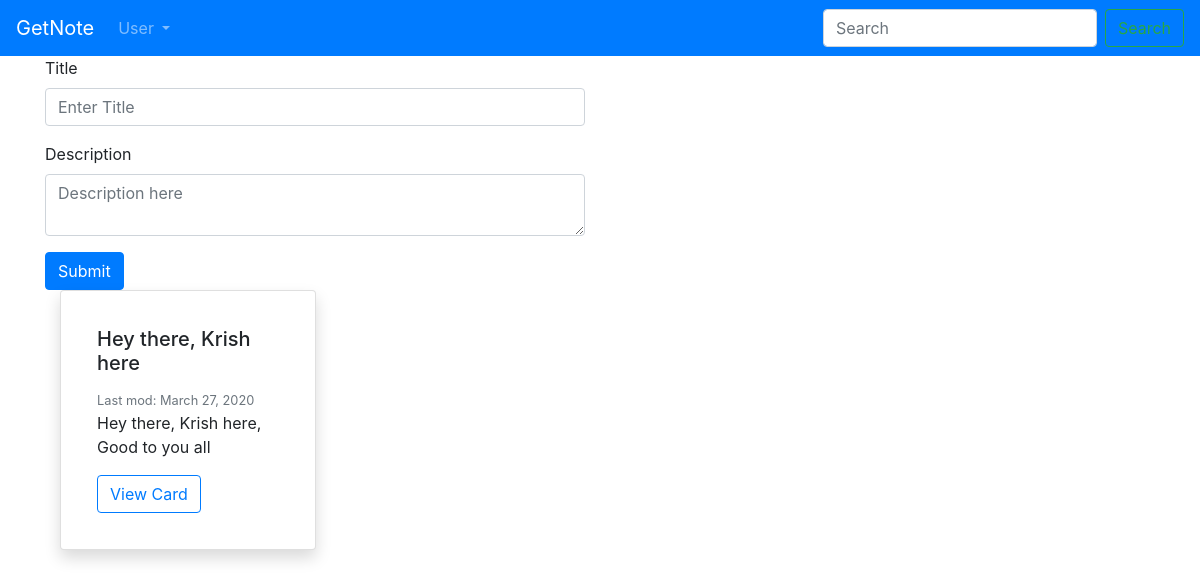
Screenshot of / (signed in) with the database file from the repository.
### note/models.py (models this page shows, shortened)
class Note(models.Model):
    user = models.ForeignKey(settings.AUTH_USER_MODEL,on_delete=models.CASCADE)
    title = models.CharField(max_length=30)
    text = models.TextField(null=True,blank=True)
    created_date = models.DateTimeField(auto_now_add=True)
    last_modified = models.DateTimeField(auto_now=True)
    class Meta:
        ordering= ['-last_modified']

### generic_views.py (the view)
# urls.py: path('',HomePage.as_view() ,name='home_page'),
class HomePage(ListView):
    template_name = "base/home_page.html"
    model = Note
    def get_queryset(self):
        queryset = super(HomePage, self).get_queryset()
        if self.request.user.is_authenticated:
            user = self.request.user
            queryset = Note.objects.filter(user_id=user.id)
        else:
            queryset = Note.objects.none()
        return queryset

### accounts/models.py (called while the page is built)
    @property
    def is_active(self):
        return self.active

### templates/base/home_page.html
{% extends 'base.html' %}
{% block content %}
    {% if user.is_authenticated %}
        {% include 'snippet/note.html' %}
        {% if object_list %}
            {% include 'list_note.html' with note_list=object_list %}
        {% else %}
            <p>You have empty Note, Create Now</p>
        {% endif %}
    {% else %}
        <div class="alert alert-primary my-4" role="alert">
            <h4 class="text-center">Join GetNote to add notes here.</h4>
        </div>
    {% endif %}
{% endblock content %}

### note/templates/list_note.html
<div class="container">
    <div class="row">
        {% for note in note_list %}
            <div class="col-3">
                {% include 'snippet/preview.html' with note=note %}
            </div>
        {% endfor %}
    </div>
</div>

### note/templates/snippet/preview.html
<div class="card shadow p-3 mb-5 bg-white rounded" style="width: 16rem;">
    <div class="card-body">
        <h5 class="card-title">{{ note.title }}</h5>
        <small class="card-subtitle mb-2 pt-2 text-muted">Last mod: {{ note.last_modified.date }}</small>
        <br>
        <p class="card-text">{{ note.text|truncatechars:100 }}</p>
        <button type="button" class="btn btn-outline-primary">View Card</button>
    </div>
</div>

### rows the page displays
Note: title "Hey there, Krish here", last_modified "March 27, 2020", text "Hey there, Krish here, Good to you all"
